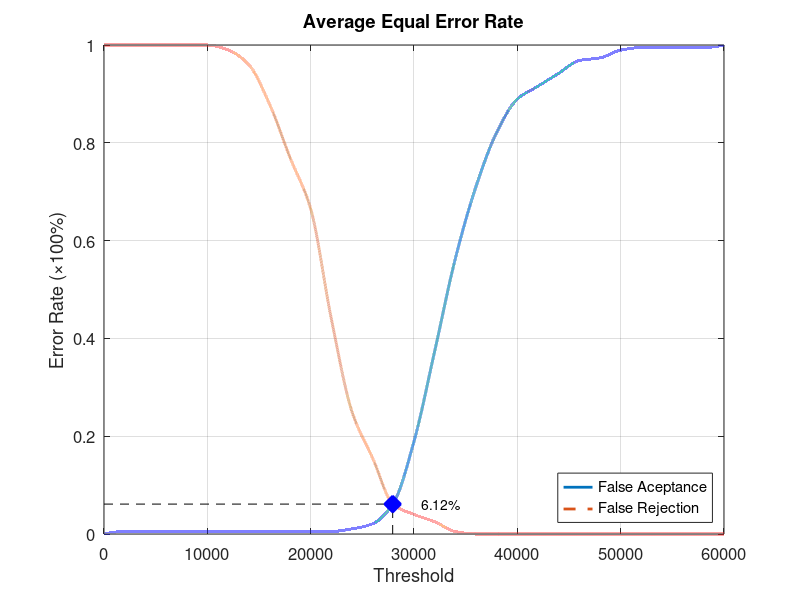
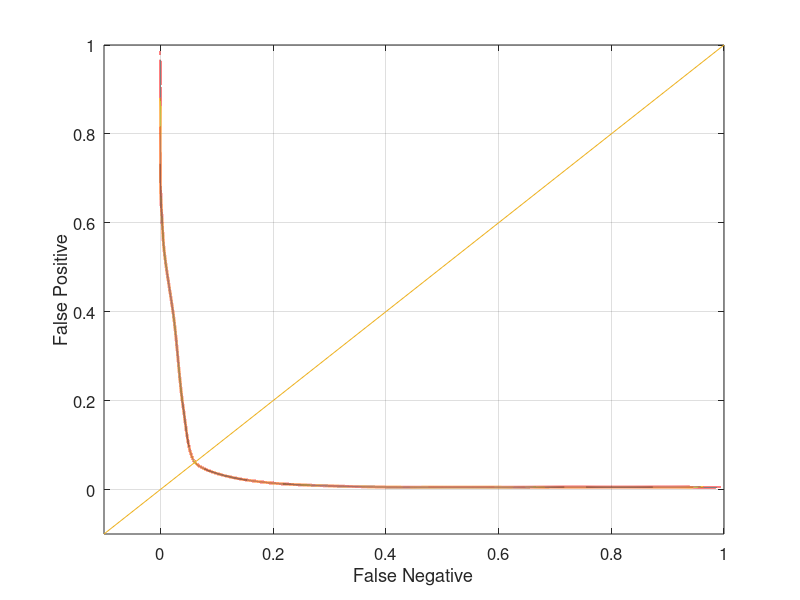

Reproduce these figures in MATLAB, in order.
function yEER = Database4_4
close all;
clear;
clc;
x = 0:2000:60000;
xq = 0:0.5:60000;

y0 = [0 0.00526316 0.00526316 0.00526316 0.00526316 0.00526316 0.00526316 0.00526316 0.00526316 0.00526316 0.00526316 0.00526316 0.0105263 0.0210526 0.0631579 0.189474 0.373684 0.563158 0.710526 0.821053 0.889474 0.915789 0.942105 0.968421 0.973684 0.989474 0.994737 0.994737 0.994737 0.994737 1];
yy0 = interp1(x, y0, xq, 'pchip');
y1 = [1 1 1 1 1 1 0.99 0.96 0.88 0.77 0.665 0.44 0.25 0.155 0.06 0.04 0.025 0.005 0 0 0 0 0 0 0 0 0 0 0 0 0];
yy1 = interp1(x, y1, xq, 'pchip');

% Calculating EER: 
y2 = abs(y0 - y1);
find(y2 == min(y2))
yy2 = abs(yy0 - yy1);
xEER = find(yy2 == min(yy2));
xEERIndex = xq(xEER) % X-axis EER
yEER = yy0(xEER) % Y-axis EER

main = figure
plot(xq, yy0,'-','LineWidth', 2);	hold on
plot(xq, yy1,'--','LineWidth', 2);	hold on
plot([xEERIndex xEERIndex], [0 yEER], 'k--');	hold on
plot([0 xEERIndex], [yEER yEER], 'k--');	hold on
plot(xEERIndex, yEER, 'bx', 'LineWidth', 10);	hold on
text(xEERIndex + 10 * xEERIndex / 100, yEER, [num2str(round((10000 * yEER)) / 100) '%'])
legend('False Aceptance', 'False Rejection', 'Location', 'SouthEast')
xlabel('Threshold')
ylabel('Error Rate (\times100%)')
title('Average Equal Error Rate')
set(gca, 'FontSize', 12)
axis([0 60000 0 1])
grid on

print(main, 'Database4_4Main', '-dpng');
FNRxFPR = figure('Color', [1 1 1]);
plot(yy1, yy0, '-', yy1, yy0, 'LineWidth', 2);
hold on
y = -0.1:0.1:1
plot(y, y); 
set(gca, 'FontSize', 12)
xlabel('False Negative')
ylabel('False Positive')
axis([-0.1 1 -0.1 1])
set(gca, 'FontSize', 12)
grid on

print(FNRxFPR, 'Database4_4FNRxFPR','-dpng');
end
